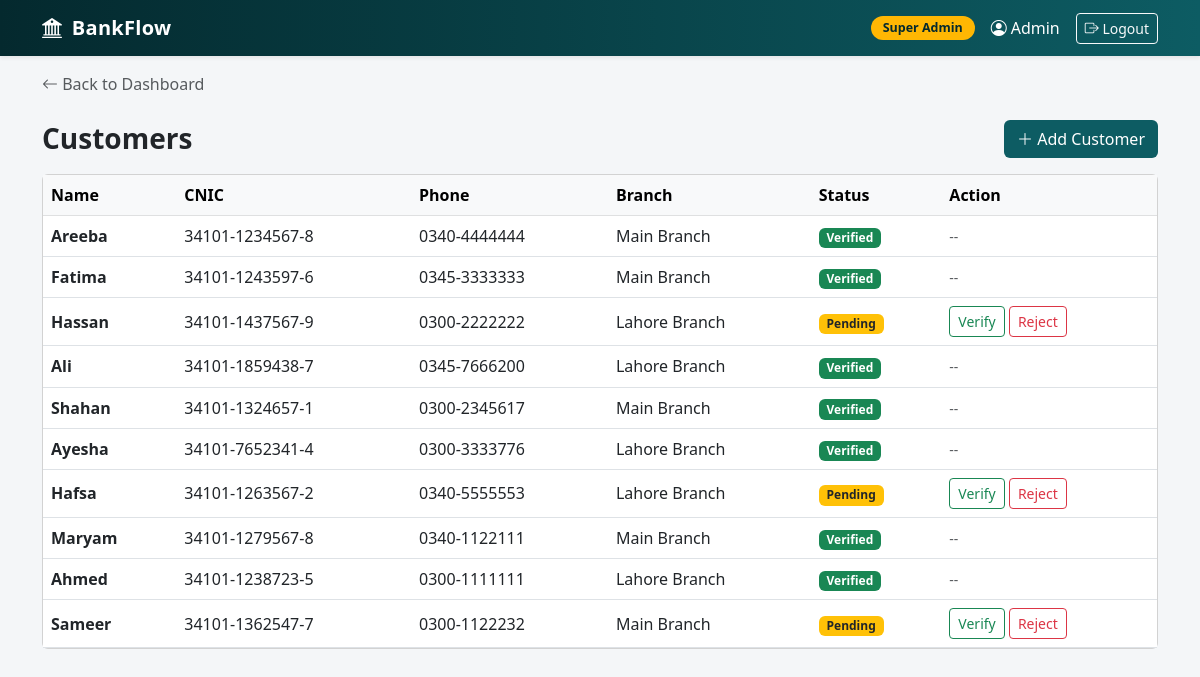
Page /customers/ (signed in) on the earlier database version.
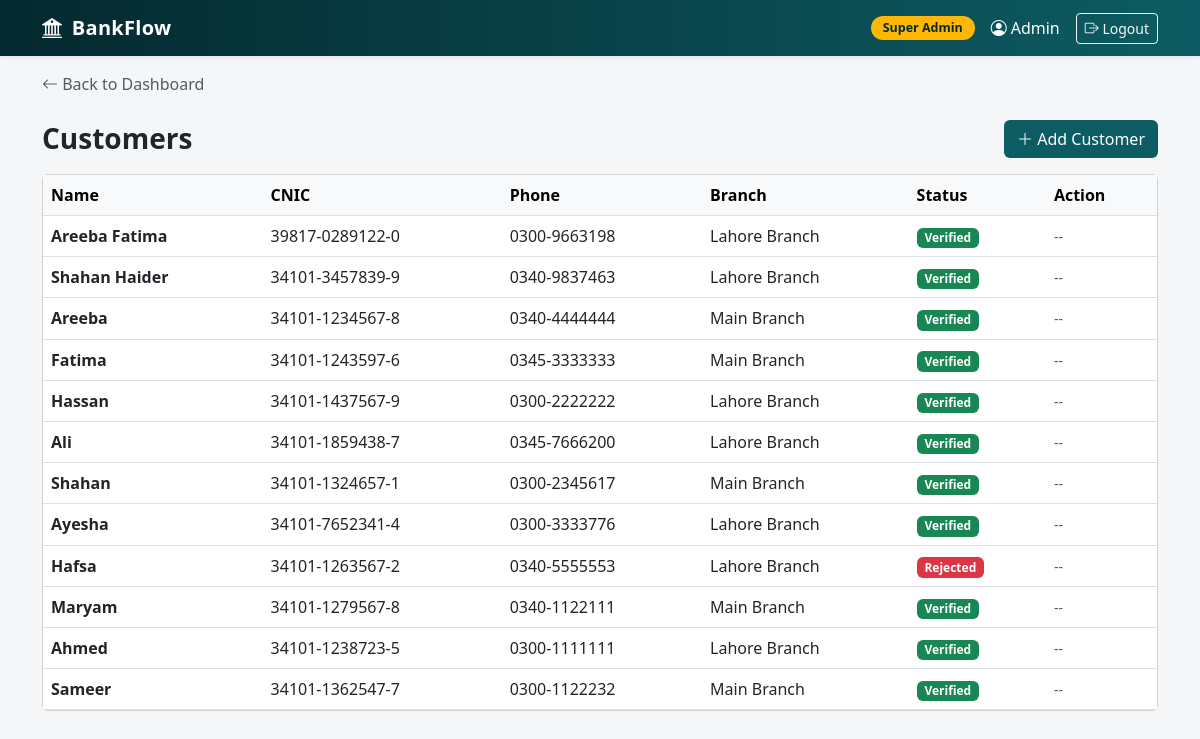
Same page on the later database version.
### tables this page shows
CREATE TABLE users (
    user_id INTEGER PRIMARY KEY,
    username TEXT UNIQUE NOT NULL,
    password_hash TEXT NOT NULL,
    user_role TEXT NOT NULL CHECK (user_role IN ('SUPER_ADMIN','MANAGER','CUSTOMER')),
    is_active INTEGER NOT NULL DEFAULT 1 CHECK (is_active IN (0,1)),
    created_at TEXT NOT NULL DEFAULT (datetime('now')),
    branch_id INTEGER,
    customer_id INTEGER,
    FOREIGN KEY (branch_id) REFERENCES branches(branch_id),
    FOREIGN KEY (customer_id) REFERENCES customers(customer_id)
);

CREATE TABLE customers(
    customer_id INTEGER PRIMARY KEY,
    branch_id INTEGER NOT NULL,
    full_name TEXT NOT NULL,
    cnic TEXT UNIQUE NOT NULL,
    phone TEXT,
    cust_address TEXT,
    reg_status TEXT NOT NULL DEFAULT 'PENDING' CHECK(reg_status IN('PENDING','VERIFIED','REJECTED')),
    created_at TEXT NOT NULL DEFAULT (datetime('now')),
    FOREIGN KEY (branch_id) REFERENCES branches(branch_id)
);

CREATE TABLE branches(
    branch_id INTEGER PRIMARY KEY,
    branch_code TEXT UNIQUE NOT NULL,
    branch_name TEXT NOT NULL,
    city TEXT,
    created_at TEXT NOT NULL DEFAULT (datetime('now'))
);

### routes/customers.py (the view)
@bp.route("/")
@login_required
@role_required("SUPER_ADMIN","MANAGER")
def list_customers():
    if current_user.role =="MANAGER":
        rows = query("""SELECT c.* , b.branch_name FROM customers c
                     JOIN branches b ON b.branch_id =c.branch_id
                     WHERE c.branch_id=?
                     ORDER BY c.created_at DESC""",
                     (current_user.branch_id,))
    else:
        rows = query("""SELECT c.* ,b.branch_name FROM customers c
                     JOIN branches b ON b.branch_id =c.branch_id
                     ORDER BY c.created_at DESC""")
    return render_template("customers/list.html",customers=rows)

### auth.py (called while the page is built)
@login_manager.user_loader
def load_user(user_id):
    row=query("SELECT * FROM users WHERE user_id=?",(user_id,),one=True)
    return User(row) if row else None

def role_required(*roles):
    def decorater(f):
        @wraps(f)
        def wrapper (*args,**kwargs):
            if current_user.role not in roles:
                abort(403)
            return f(*args,**kwargs)
        return wrapper
    return decorater

### db.py (called while the page is built)
def get_db():
    if 'db' not in g:
        g.db=sqlite3.connect(config.DB_PATH)
        g.db.row_factory=sqlite3.Row
        g.db.execute("PRAGMA foreign_keys=ON")
    return g.db

def query(sql,params=(),one=False):
    rows=get_db().execute(sql,params).fetchall()
    if one:
        return rows[0]  if rows else None
    return rows

### templates/customers/list.html (shortened to what this page needs)
{% extends "base.html" %}
{% block back_link %}
<a href="{{ url_for('dashboard') }}" class="text-decoration-none text-muted">
    <i class="bi bi-arrow-left"></i> Back to Dashboard
</a>
{% endblock %}
{% block content %}
<div class="d-flex justify-content-between align-items-center mb-3">
    <h3 class="fw-bold mb-0">Customers</h3>
    <a href="{{ url_for('customers.add_customer') }}" class="btn text-white" style="background: var(--brand);">
        <i class="bi bi-plus-lg"></i> Add Customer
    </a>
</div>
<div class="card">
    <div class="table-responsive">
        <table class="table table-hover align-middle mb-0">
            <thead class="table-light">
                <tr>
                    <th>Name</th>
                    <th>CNIC</th>
                    <th>Phone</th>
                    <th>Branch</th>
                    <th>Status</th>
                    <th>Action</th>
                </tr>
            </thead>
            <tbody>
                {% for c in customers %}
                <tr>
                    <td class="fw-semibold">{{ c.full_name }}</td>
                    <td>{{ c.cnic }}</td>
                    <td>{{ c.phone }}</td>
                    <td>{{ c.branch_name }}</td>
                    <td>
                        {% if c.reg_status == 'VERIFIED' %}
                        <span class="badge bg-success">Verified</span>
                        {% elif c.reg_status == 'REJECTED' %}
                        <span class="badge bg-danger">Rejected</span>
                        {% else %}
                        <span class="badge bg-warning text-dark">Pending</span>
                        {% endif %}
                    </td>
                    <td>
                        {% if c.reg_status == 'PENDING' %}
                        <form method="post" action="{{ url_for('customers.verify_customer', cid=c.customer_id) }}"
                            class="d-inline">
                            <button class="btn btn-sm btn-outline-success">Verify</button>
                        </form>
                        <form method="post" action="{{ url_for('customers.verify_customer', cid=c.customer_id) }}"
                            class="d-inline">
                            <button class="btn btn-sm btn-outline-danger">Reject</button>
                        </form>
                        {% else %}
                        <span class="text-muted small">--</span>
                        {% endif %}
                    </td>
                </tr>
                {% else %}
                <tr>
                    <td colspan="6" class="text-center text-muted py-4">No customers yet</td>
                </tr>
                {% endfor %}
            </tbody>
        </table>
    </div>
</div>
{% endblock %}

### templates/base.html (shortened to what this page needs)
<!DOCTYPE html>
<html lang="en">
<head>
    <link href="https://cdn.jsdelivr.net/npm/bootstrap@5.3.0/dist/css/bootstrap.min.css" rel="stylesheet">
    <link href="https://cdn.jsdelivr.net/npm/bootstrap-icons@1.11.0/font/bootstrap-icons.css" rel="stylesheet">
</head>
<body>
    {% if current_user.is_authenticated %}
    <nav class="navbar navbar-expand navbar-dark bg-brand shadow-sm">
        <div class="container">
            <a class="navbar-brand" href="{{ url_for('dashboard') }}">
                <i class="bi bi-bank2 me-1"></i> BankFlow
            </a>
            <div class="navbar-nav ms-auto align-items-center">
                <span class="role-badge me-3">
                    {% if current_user.role == 'SUPER_ADMIN' %}Super Admin
                    {% elif current_user.role == 'MANAGER' %}Bank Manager
                    {% else %}Customer{% endif %}
                </span>
                <span class="navbar-text text-white me-3">
                    <i class="bi bi-person-circle me-1"></i>{{ current_user.username }}
                </span>
                <a class="btn btn-sm btn-outline-light" href="{{ url_for('auth.logout') }}">
                    <i class="bi bi-box-arrow-right"></i> Logout
                </a>
            </div>
        </div>
    </nav>
    {% endif %}
    <div class="container mt-3">
        {% block back_link %}{% endblock %}
    </div>
    <div class="container mt-4">
        {% block content %}{% endblock %}
    </div>
</body>
</html>

### templates/base.html (style rules this page uses)
:root { --brand: #0d5c63; --brand-dark: #04292e; --accent: #ffb703; }
body { background: #f4f6f8; font-family: 'Segoe UI', system-ui, sans-serif; }
.navbar-brand { font-weight: 700; letter-spacing: .3px; }
.bg-brand { background: linear-gradient(90deg, var(--brand-dark), var(--brand)); }
.role-badge { background: var(--accent); color: var(--brand-dark); font-weight: 600; padding: 3px 12px; border-radius: 20px; font-size: .78rem; }

Differences in the rows shown:
added customers: full_name "Areeba Fatima", cnic "39817-0289122-0", phone "0300-9663198", branch_name "Lahore Branch", reg_status "Verified"
added customers: full_name "Shahan Haider", cnic "34101-3457839-9", phone "0340-9837463", branch_name "Lahore Branch", reg_status "Verified"
changed customers "Hassan": reg_status "Pending Verify Reject" → "Verified --"
changed customers "Hafsa": reg_status "Pending Verify Reject" → "Rejected --"
changed customers "Sameer": reg_status "Pending Verify Reject" → "Verified --"
